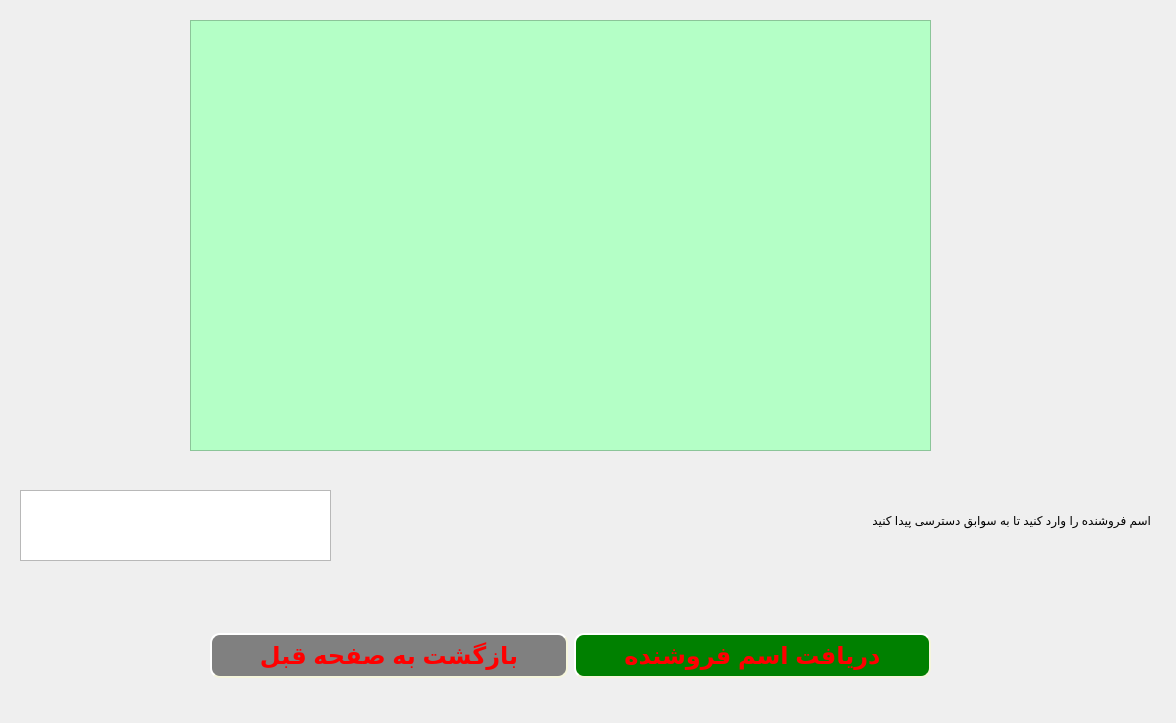
<?xml version="1.0" encoding="UTF-8"?>
<ui version="4.0">
 <class>ListOfCustomersForAdmin</class>
 <widget class="QDialog" name="ListOfCustomersForAdmin">
  <property name="geometry">
   <rect>
    <x>0</x>
    <y>0</y>
    <width>1176</width>
    <height>723</height>
   </rect>
  </property>
  <property name="windowTitle">
   <string>Dialog</string>
  </property>
  <widget class="QLabel" name="label">
   <property name="geometry">
    <rect>
     <x>330</x>
     <y>490</y>
     <width>821</width>
     <height>61</height>
    </rect>
   </property>
   <property name="styleSheet">
    <string notr="true">font: 20pt &quot;MS Shell Dlg 2&quot;;</string>
   </property>
   <property name="text">
    <string>اسم فروشنده را وارد کنید تا به سوابق دسترسی پیدا کنید</string>
   </property>
  </widget>
  <widget class="QListWidget" name="listWidget">
   <property name="geometry">
    <rect>
     <x>190</x>
     <y>20</y>
     <width>741</width>
     <height>431</height>
    </rect>
   </property>
   <property name="styleSheet">
    <string notr="true">font: 14pt &quot;MS Shell Dlg 2&quot;;
color: rgb(0, 0, 0);
background-color: rgb(180, 255, 198);</string>
   </property>
  </widget>
  <widget class="QTextEdit" name="textEdit">
   <property name="geometry">
    <rect>
     <x>20</x>
     <y>490</y>
     <width>311</width>
     <height>71</height>
    </rect>
   </property>
   <property name="styleSheet">
    <string notr="true">font: 16pt &quot;MS Shell Dlg 2&quot;;</string>
   </property>
  </widget>
  <widget class="QWidget" name="layoutWidget">
   <property name="geometry">
    <rect>
     <x>210</x>
     <y>610</y>
     <width>721</width>
     <height>91</height>
    </rect>
   </property>
   <layout class="QHBoxLayout" name="horizontalLayout">
    <item>
     <widget class="QPushButton" name="pushButton_2">
      <property name="styleSheet">
       <string notr="true">QPushButton {
    background-color: Gray;
    border-style: outset;
    border-width: 2px;
    border-radius: 10px;
    border-color: beige;
    font: bold 24px;
    min-width: 10em;
    padding: 6px;
 	color:red;
}
QPushButton:hover { color:yellow; }</string>
      </property>
      <property name="text">
       <string>بازگشت به صفحه قبل</string>
      </property>
     </widget>
    </item>
    <item>
     <widget class="QPushButton" name="pushButton">
      <property name="styleSheet">
       <string notr="true">QPushButton {
    background-color: green;
    border-style: outset;
    border-width: 2px;
    border-radius: 10px;
    border-color: beige;
    font: bold 24px;
    min-width: 10em;
    padding: 6px;
 	color:red;
}
QPushButton:hover { color:purple; }</string>
      </property>
      <property name="text">
       <string>دریافت اسم فروشنده</string>
      </property>
     </widget>
    </item>
   </layout>
  </widget>
 </widget>
 <resources/>
 <connections/>
</ui>
